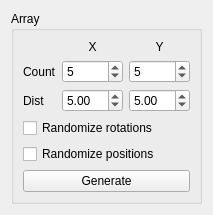
<?xml version="1.0" encoding="UTF-8"?>
<ui version="4.0">
 <class>ToolsWidget</class>
 <widget class="QWidget" name="ToolsWidget">
  <property name="geometry">
   <rect>
    <x>0</x>
    <y>0</y>
    <width>187</width>
    <height>199</height>
   </rect>
  </property>
  <property name="windowTitle">
   <string>Form</string>
  </property>
  <layout class="QVBoxLayout" name="verticalLayout_2">
   <item>
    <widget class="QGroupBox" name="groupBox">
     <property name="title">
      <string>Array</string>
     </property>
     <layout class="QVBoxLayout" name="verticalLayout">
      <item>
       <layout class="QGridLayout" name="gridLayout">
        <item row="1" column="0">
         <widget class="QLabel" name="label">
          <property name="text">
           <string>Count</string>
          </property>
         </widget>
        </item>
        <item row="2" column="2">
         <widget class="QDoubleSpinBox" name="spinDistanceY">
          <property name="minimum">
           <double>-99.000000000000000</double>
          </property>
          <property name="value">
           <double>5.000000000000000</double>
          </property>
         </widget>
        </item>
        <item row="2" column="1">
         <widget class="QDoubleSpinBox" name="spinDistanceX">
          <property name="minimum">
           <double>-99.000000000000000</double>
          </property>
          <property name="value">
           <double>5.000000000000000</double>
          </property>
         </widget>
        </item>
        <item row="1" column="1">
         <widget class="QSpinBox" name="spinCountX">
          <property name="minimum">
           <number>1</number>
          </property>
          <property name="value">
           <number>5</number>
          </property>
         </widget>
        </item>
        <item row="2" column="0">
         <widget class="QLabel" name="label_2">
          <property name="text">
           <string>Dist</string>
          </property>
         </widget>
        </item>
        <item row="1" column="2">
         <widget class="QSpinBox" name="spinCountY">
          <property name="minimum">
           <number>1</number>
          </property>
          <property name="value">
           <number>5</number>
          </property>
         </widget>
        </item>
        <item row="0" column="1">
         <widget class="QLabel" name="label_3">
          <property name="sizePolicy">
           <sizepolicy hsizetype="Preferred" vsizetype="Fixed">
            <horstretch>0</horstretch>
            <verstretch>0</verstretch>
           </sizepolicy>
          </property>
          <property name="text">
           <string>X</string>
          </property>
          <property name="alignment">
           <set>Qt::AlignCenter</set>
          </property>
         </widget>
        </item>
        <item row="0" column="2">
         <widget class="QLabel" name="label_4">
          <property name="sizePolicy">
           <sizepolicy hsizetype="Preferred" vsizetype="Fixed">
            <horstretch>0</horstretch>
            <verstretch>0</verstretch>
           </sizepolicy>
          </property>
          <property name="text">
           <string>Y</string>
          </property>
          <property name="alignment">
           <set>Qt::AlignCenter</set>
          </property>
         </widget>
        </item>
       </layout>
      </item>
      <item>
       <widget class="QCheckBox" name="checkBoxRandomizeRotations">
        <property name="text">
         <string>Randomize rotations</string>
        </property>
       </widget>
      </item>
      <item>
       <widget class="QCheckBox" name="checkBoxRandomizePositions">
        <property name="text">
         <string>Randomize positions</string>
        </property>
       </widget>
      </item>
      <item>
       <widget class="QPushButton" name="buttonGenerate">
        <property name="text">
         <string>Generate</string>
        </property>
       </widget>
      </item>
     </layout>
    </widget>
   </item>
   <item>
    <spacer name="verticalSpacer">
     <property name="orientation">
      <enum>Qt::Vertical</enum>
     </property>
     <property name="sizeHint" stdset="0">
      <size>
       <width>20</width>
       <height>40</height>
      </size>
     </property>
    </spacer>
   </item>
  </layout>
 </widget>
 <resources/>
 <connections/>
</ui>
